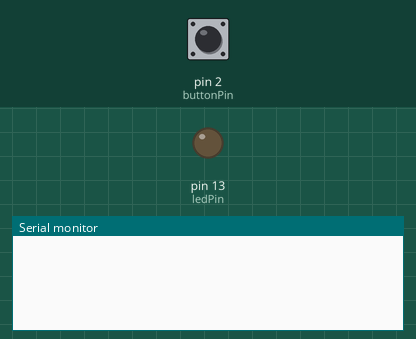
This sketch was run on a simulated Arduino Uno, built with avr-gcc and run on an emulated ATmega328P. Parts: output pins drawn as LEDs (lit = HIGH), the last lines printed to the serial monitor. The inputs (shaded band) are chosen by the test bench; at power-on: pin 2 (buttonPin) LOW.

Above: at 1.2 s.
1.3 s: pin 2 (buttonPin) pulled HIGH for 0.15 s
At 2.7 s:
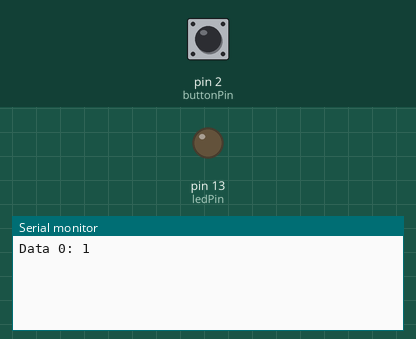
4.4 s: pin 2 (buttonPin) pulled HIGH for 1 s
At 6.3 s:
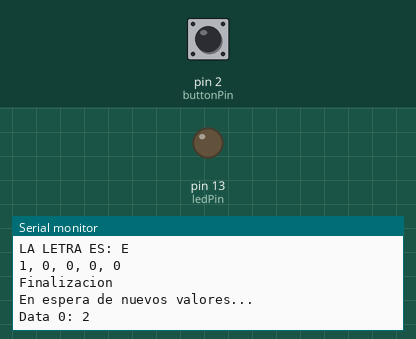

Measured:
- after the input at 1.3 s, the serial monitor: prints a new line after 0.25 s (image 1)
- after the input at 4.4 s, the serial monitor: prints a new line after 1.1 s (image 2)

The sketch:

CODIGO_MORSE_INVERSO_SERIAL.ino
```cpp
const int buttonPin = 2;
const int ledPin =  13;
int buttonState = 0;

int data[5] = {0,0,0,0,0};
int control = 0;

long EsperaInicial = 0, EsperaFinal = 0, EsperaResultante = 0;
long TiempoInicial = 0, TiempoFinal = 0, TiempoResultante = 0;
bool btnPresionado = false, PrimeraVez = true;

void setup() {
  pinMode(ledPin, OUTPUT);
  pinMode(buttonPin, INPUT);

  Serial.begin(9600);
}

void loop() {
  buttonState = digitalRead(buttonPin);
  if(control < 5){ //guarda las veces que se repiten

    if(buttonState == HIGH && !btnPresionado){
      if(PrimeraVez) TiempoInicial = millis();
      btnPresionado = true;
      delay(100);
      PrimeraVez=false;
    }else if(buttonState == LOW && btnPresionado){
      PrimeraVez=true;
      TiempoFinal = millis();
      EsperaInicial = millis();
      btnPresionado = false;
      delay(100);
      data[control] = almacenaValores(data[control]);
      control++;
    }

    EsperaFinal = millis();//asigna el tiempo de espera
    if(TimerSalida(EsperaInicial, EsperaFinal) && control != 0){ //despues de 3 segundos sin ingreso de datos finaliza
      //dador de datos
      Serial.println("LA LETRA ES: " + traductor(data[0],data[1],data[2],data[3],data[4]));
      Serial.println((String)data[0] + ", " +(String)data[1] + ", " +(String)data[2] + ", " +(String)data[3] + ", " +(String)data[4]);
      Serial.println("Finalizacion\n\nEn espera de nuevos valores...");
      control=0; // 5 es el estado de salida
    }
  }
}

bool EsGuion(long tiempoInicial, long tiempoFinal){
  TiempoResultante = tiempoFinal - tiempoInicial;
  if(TiempoResultante <= 500){
    return false;
  }else if(TiempoResultante > 500){
    return true;
  }
}

bool EsPunto(long tiempoInicial, long tiempoFinal){
  TiempoResultante = tiempoFinal - tiempoInicial;
  if(TiempoResultante <= 500){
    return true;
  }else if(TiempoResultante > 500){
    return false;
  }
}
//data, si data = 1 punto, si data = 2 guion
int almacenaValores(int data){
  if(EsGuion(TiempoInicial, TiempoFinal)){
    data=2;
    Serial.println("Data " + (String)control + ": " + (String)data);
  }else if(EsPunto(TiempoInicial, TiempoFinal)){
    data=1;
    Serial.println("Data " + (String)control + ": " + (String)data);
  }
  return data;
}

bool TimerSalida(long esperaIni, long esperaFin){
  EsperaResultante = esperaFin - esperaIni;
  if(EsperaResultante > 3000){
    return true;
  }else if(EsperaResultante <= 3000){
    return false;
  }
}

String traductor(int d1,int d2,int d3,int d4,int d5){
if(d1==1 && d2==2 && d3==0 && d4==0 && d5==0) return "A";
if(d1==1 && d2==0 && d3==0 && d4==0 && d5==0) return "E";
if(d1==1 && d2==1 && d3==0 && d4==0 && d5==0) return "I";
if(d1==2 && d2==2 && d3==2 && d4==0 && d5==0) return "O";
if(d1==1 && d2==1 && d3==2 && d4==0 && d5==0) return "U";
return "No esta definido";
}

void Reinicia(){
  for(int k=0; k<5; k++){
    data[k] = 0;
  }
  control=0;
}
```
